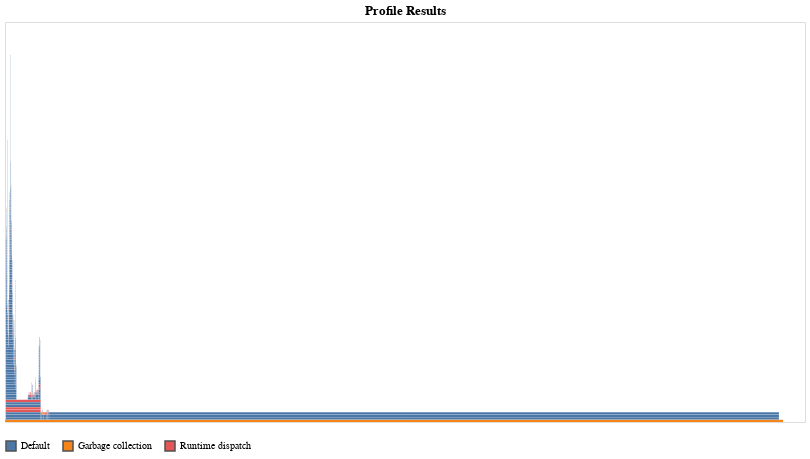

The notebook cell saved with this chart:
### Code cell
function single_timestep(ny,nx)
    W = 5e5
    H = 5e5
    gx = 0.0
    gy = 10.0
    bc = BoundaryConditions(0,0,0,0) # currently does nothing but is required argument to stokes solver.
    markx = 5
    marky = 5
    seconds_in_year = 3.15e7
    plot_interval = 1e5*seconds_in_year # plot interval in seconds
    end_time = 3e7*seconds_in_year
    dtmax = plot_interval
    grid = CartesianGrid(W,H,nx,ny)
    println("Creating Markers...")
    markers = Markers(grid,["T","rho","eta"],["material"] ; nmx=markx,nmy=marky,random=false)
    println("Initial condition...")
    @time initial_conditions!(markers)

    # define arrays for k, rho, cp, H at the basic nodes. Fill them with constant values for now.
    kThermal = 3.0 .*ones(grid.ny,grid.nx);
    Cp = 1250. .* ones(grid.ny,grid.nx);
    H = zeros(grid.ny,grid.nx);

    time = 0.0
    iout=0
    # Get density and viscosity from the markers.
    tmp = marker_to_basic_node(markers,grid,["rho","eta"]);
    rho_new = tmp[1,:,:];
    eta_s_new = tmp[2,:,:];
    
    if time > 0.0
        nanind = findall(isnan.(rho_new))
        rho_new[nanind] = rho[nanind]
        eta_s_new[nanind] = eta_s[nanind]     
    end
    
    rho   = copy(rho_new)
    eta_s = copy(eta_s_new) 
    
    eta_n = viscosity_to_cell_centers(grid,eta_s_new)

    # assemble and solve the stokes equations
    L,R = form_stokes(grid,eta_s_new,eta_n,rho_new,bc,gx,gy)
    solution = L\R
    vx,vy,P = unpack(solution,grid;ghost=true)
    vxc,vyc = velocity_to_centers(grid,vx,vy)
    dt = compute_timestep(grid,vxc,vyc;dtmax=dtmax)
    
    # get temperature at cell centers
    tmp = marker_to_cell_center(markers,grid,["T",])
    Tlast = tmp[1,:,:]
    Tlast = ghost_temperature(grid,Tlast);

    # assemble and solve the energy equation
    L,R = assemble_energy_equation_center(grid,rho,Cp,kThermal,H,Tlast,dt);
    Tnew = L\R;
    Tnew = reshape(Tnew,grid.ny,grid.nx);
    Tnew = ghost_temperature(grid,Tnew);
    
    dTemp = Tnew-Tlast
    dT_subgrid_node = subgrid_temperature_relaxation!(markers,grid,Tlast,Cp[1,1],kThermal[1,1],dt)
    dT_remaining = dTemp - dT_subgrid_node
    cell_center_change_to_markers!(markers,grid,dT_remaining,"T")
    
    if time == 0.0 || time - last_plot >= plot_interval
        last_plot = time 
        name = @sprintf("output_chapter11/viz.%04d.vtr",iout)
        eta_s = zeros(grid.ny,grid.nx)
        vn = velocity_to_basic_nodes(grid,vxc,vyc)

        visualization(grid,rho,eta_s,vn,P,Tnew,time/seconds_in_year;filename=name)
        name = @sprintf("output_chapter11/markers.%04d.vtp",iout)
        visualization(markers,time/seconds_in_year;filename=name)
        iout += 1
    end
    print(markers.nmark)
    move_markers_rk2!(markers,grid,vxc,vyc,dt)
    time += dt
end

using ProfileSVG
@profview single_timestep(21,21)

### Figure 1 — Vega-Lite specification as saved in the notebook (floating-point values rounded to 4 significant figures; data arrays with more than 128 entries replaced by an {"elided": "..."} marker saying what was removed)
{"data": {"values": {"elided": "894 records"}}, "encoding": {"color": {"field": "status", "legend": {"orient": "bottom", "title": null}, "type": "nominal"}, "fillOpacity": {"condition": [{"selection": "highlight", "value": 0.6}, {"selection": "select", "value": 0.5}], "value": 1}, "strokeWidth": {"condition": [{"selection": "highlight", "value": 0.5}, {"selection": "select", "value": 0.5}], "value": 0}, "tooltip": {"field": "sf", "type": "nominal"}, "x": {"axis": null, "field": "x1", "type": "quantitative"}, "x2": {"field": "x2", "type": "quantitative"}, "y": {"axis": null, "field": "level", "type": "quantitative"}, "y2": {"field": "level2", "type": "quantitative"}}, "height": 400, "mark": {"stroke": "#505050", "type": "rect"}, "selection": {"grid": {"bind": "scales", "type": "interval"}, "highlight": {"empty": "none", "on": "mouseover", "type": "single"}, "select": {"empty": "none", "type": "multi"}}, "title": "Profile Results", "transform": [{"as": "level2", "calculate": "datum.level+0.9"}], "width": 800}
